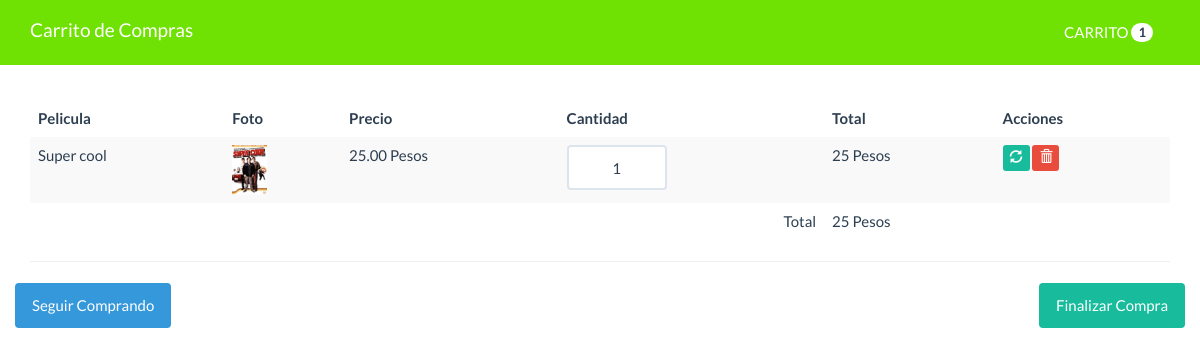
The page /carrito.php?id=1 on the database its author committed.
### tables this page shows
CREATE TABLE `peliculas` (
  `id` int(11) NOT NULL,
  `titulo` varchar(80) NOT NULL,
  `descripcion` varchar(500) NOT NULL,
  `foto` varchar(100) NOT NULL,
  `precio` decimal(10,2) NOT NULL,
  `categoria_id` int(10) NOT NULL,
  `fecha` date NOT NULL,
  `estado` int(11) NOT NULL DEFAULT '1'
);

### funciones.php (called while the page is built, shortened)
<?php
function calcularTotal(){
    $total = 0;
    if(isset($_SESSION['carrito'])){
        foreach($_SESSION['carrito'] as $indice => $value){
            $total += $value['precio'] * $value['cantidad'];
        }
    }
    return $total;
}
function cantidadPeliculas(){
    $cantidad = 0;
    if(isset($_SESSION['carrito'])){
        foreach($_SESSION['carrito'] as $indice => $value){
           $cantidad++;
        }
    }
    return $cantidad;
}

### src/Pelicula.php (called while the page is built, shortened)
<?php
    class Pelicula{
        private $cn=null;
        public function __construct(){
            $this->config = parse_ini_file(__DIR__.'/../config.ini');
            $this -> cn = new \PDO($this->config['dns'],$this->config['usuario'],$this->config['clave'],array(
                \PDO::MYSQL_ATTR_INIT_COMMAND => 'SET NAMES utf8'
            ));
        }
        public function mostrarPorId($id){
            $sql = "SELECT * FROM `peliculas` WHERE `id`=:id ";
            $resultado = $this->cn->prepare($sql);
            $_array = array(
                ":id" =>  $id
            );
            if($resultado->execute($_array))
                return $resultado->fetch();
            return false;
        }
    }
?>

### carrito.php (the view, shortened to what this page needs)
<?php
require 'funciones.php';
if(isset($_GET['id']) && is_numeric($_GET['id'])){
    $id = $_GET['id'];
    $pelicula = new kawschool\Pelicula;
    $resultado = $pelicula->mostrarPorId($id);
}
?>
<!DOCTYPE html>
<html lang="en">
  <head>
    <link rel="stylesheet" href="assets/css/bootstrap.min.css">
    <link rel="stylesheet" href="assets/css/estilos.css">
  </head>
  <body>
    <nav class="navbar navbar-default navbar-fixed-top">
      <div class="container">
        <div class="navbar-header">
          <a class="navbar-brand" href="index.php">Carrito de Compras</a>
        </div>
        <div id="navbar" class="navbar-collapse collapse">
          <ul class="nav navbar-nav pull-right">
            <li>
              <a href="" class="btn">CARRITO  <span class="badge"><?php print cantidadPeliculas() ?></span></a>
            </li>
          </ul>
        </div>
      </div>
    </nav>
    <div class="container" id="main">
      <table class="table table-striped">
        <thead>
          <tr>
            <th>Pelicula</th>
            <th>Foto</th>
            <th>Precio</th>
            <th>Cantidad</th>
            <th>Total</th>
            <th>Acciones</th>
            </tr>
        </thead>
        <tbody>
          <?php
            if(isset($_SESSION['carrito']) && !empty($_SESSION['carrito'])){
              foreach($_SESSION['carrito'] as $indice=>$value){
                $total = $value['precio'] * $value['cantidad'];
          ?>
          <tr>
            <form action="actualizar_carrito.php" method="post">
              <td><?php print $value['titulo']?></td>
              <td>
                <?php
                  $foto = 'upload/'.$value['foto'];
                  if(file_exists($foto)){
                ?>
                <img src="<?php print $foto;?>" width="35">
                <?php }else{?>
                <img src="assets/imagenes/not-found.jpg" width="35">
                <?php }?>
              </td>
              <td><?php print $value['precio']?> Pesos</td>
              <td>
                <input type="text" name="cantidad" class="form-control u-size-100" value="<?php print $value['cantidad']?>">
              </td>
              <td>
                <?php print $total ?> Pesos
              </td>
              <td>
                <button type="submit" class="btn btn-success btn-xs">
                  <span class="glyphicon glyphicon-refresh"></span>
                </button>
                <a href="eliminar_carrito.php?id=<?php print $value['id']?>" class="btn btn-danger btn-xs">
                  <span class="glyphicon glyphicon-trash"></span>
                </a>
              </td>
            </form>
          </tr>
          <?php
            }
            }else{
          ?>
          <tr>
            <td colspan="6">Carrito Vacio</td>
          </tr>
          <?php
            }
          ?>
        </tbody>
        <tfoot>
          <tr>
            <td colspan="4" class="text-right">Total</td>
            <td><?php print calcularTotal()?> Pesos</td>
            <td></td>
          </tr>
        </tfoot>
      </table>
      <hr>
      <?php
        if(isset($_SESSION['carrito']) && !empty($_SESSION['carrito'])){
      ?>
      <div class="row">
        <div class="pull-left">
          <a href="index.php" class="btn btn-info">Seguir Comprando</a>
        </div>
        <div class="pull-right">
          <a href="finalizar.php" class="btn btn-success">Finalizar Compra</a>
        </div>
      </div>
      <?php
        }
      ?>
    </div>
  </body>
</html>

### assets/css/estilos.css (style rules this page uses)
#main { margin-top: 100px; }
.u-size-100 { width: 100px; text-align: center; }

### rows shown on the page
peliculas: titulo "Super cool", foto (picture), precio "25.00", cantidad "1", precio "25"

### other values the page prints
cantidadPeliculas() "1"
calcularTotal() "25"
